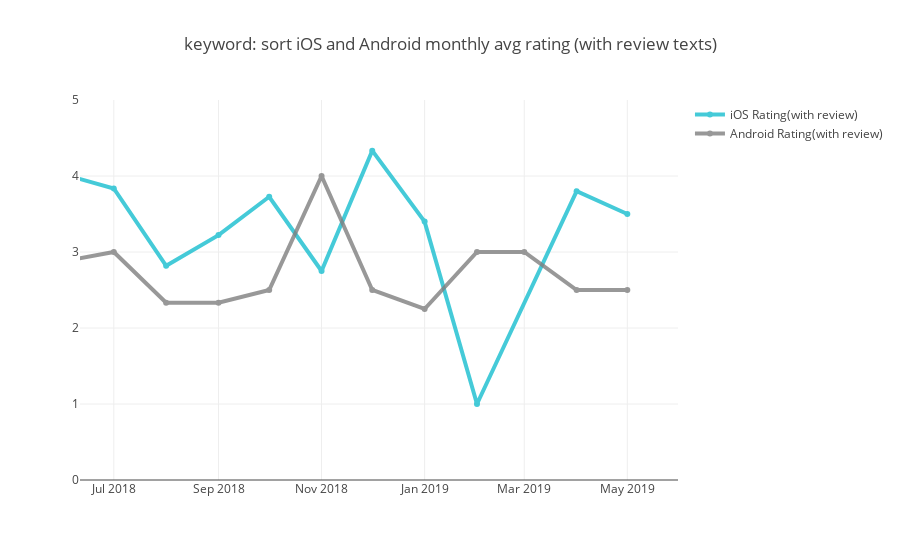

The notebook cell saved with this chart:
### Code cell
#show change

kw = "sort"

as_kw_to_review_sub= ios_kw_rating[ios_kw_rating["keyword"] == kw].sort_values("month_start",ascending=False)
gp_kw_to_review_sub = android_kw_rating[android_kw_rating["keyword"] == kw].sort_values("month_start",ascending=False)

# monthly trend
trace_ios = go.Scatter(
                x=as_kw_to_review_sub.month_start,
                y=as_kw_to_review_sub["Rating"],
                name = "iOS Rating(with review)",
                line = dict(color = '#17BECF', width = 4),
                opacity = 0.8)

trace_android = go.Scatter(
                x=gp_kw_to_review_sub.month_start,
                y=gp_kw_to_review_sub["Rating"],
                name = "Android Rating(with review)",
                line = dict(color = '#7F7F7F', width = 4),
                opacity = 0.8)

data = [trace_ios,trace_android]

layout = dict(
    title = "keyword: " + kw + " " +"iOS and Android monthly avg rating (with review texts)",
    xaxis = dict(
        range = ['2018-06-11','2019-05-31']),
    yaxis = dict(range = [0,5])
)

fig = dict(data=data, layout=layout)
py.iplot(fig, filename = "Manually Set Range")

### Figure 1 — Plotly figure (JSON) as saved in the notebook; plotly's stock layout.template omitted (floating-point values rounded to 4 significant figures)
{"data": [{"line": {"color": "#17BECF", "width": 4}, "name": "iOS Rating(with review)", "opacity": 0.8, "type": "scatter", "uid": "94645344-a0c7-476a-a6c7-84d7e58d06bb", "x": ["2019-05-01", "2019-04-01", "2019-02-01", "2019-01-01", "2018-12-01", "2018-11-01", "2018-10-01", "2018-09-01", "2018-08-01", "2018-07-01", "2018-06-01", "2018-05-01"], "y": [3.5, 3.8, 1, 3.4, 4.333, 2.75, 3.727, 3.222, 2.818, 3.836, 4.023, 3]}, {"line": {"color": "#7F7F7F", "width": 4}, "name": "Android Rating(with review)", "opacity": 0.8, "type": "scatter", "uid": "737c00af-fba6-4cf5-865b-15410afc7f18", "x": ["2019-05-01", "2019-04-01", "2019-03-01", "2019-02-01", "2019-01-01", "2018-12-01", "2018-11-01", "2018-10-01", "2018-09-01", "2018-08-01", "2018-07-01", "2018-06-01", "2018-05-01"], "y": [2.5, 2.5, 3, 3, 2.25, 2.5, 4, 2.5, 2.333, 2.333, 3, 2.875, 3]}], "layout": {"title": {"text": "keyword: sort iOS and Android monthly avg rating (with review texts)"}, "xaxis": {"range": ["2018-06-11", "2019-05-31"]}, "yaxis": {"range": [0, 5]}}}
